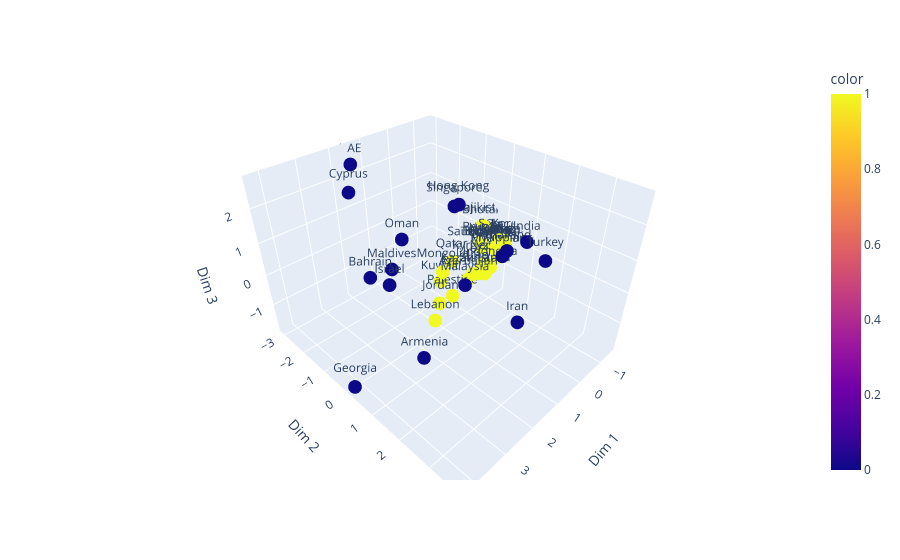

The notebook cell saved with this chart:
### Code cell
# Graphique 3D de l'ACP.  Clustering Inclus. 
fig = px.scatter_3d(dim_pca_df_base, x='Dim 1', y='Dim 2', z='Dim 3', text = 'Country', color = group)
fig.show()

### Figure 1 — Plotly figure (JSON) as saved in the notebook; plotly's stock layout.template omitted (floating-point values rounded to 4 significant figures)
{"data": [{"hovertemplate": "Dim 1=%{x}<br>Dim 2=%{y}<br>Dim 3=%{z}<br>Country=%{text}<br>color=%{marker.color}<extra></extra>", "legendgroup": "", "marker": {"color": [1, 1, 1, 0, 0, 1, 0, 1, 1, 1, 1, 0, 1, 1, 1, 0, 1, 1, 0, 1, 1, 1, 0, 0, 1, 1, 1, 1, 1, 1, 1, 1, 0, 1, 0, 1, 0, 0, 0, 0, 1, 1, 1, 1, 1, 0, 1, 0, 1], "coloraxis": "coloraxis", "symbol": "circle"}, "mode": "markers+text", "name": "", "scene": "scene", "showlegend": false, "text": ["Yemen", "Vietnam", "Uzbekistan", "UAE", "Turkey", "Timor-Leste", "Thailand", "Tajikistan", "Taiwan", "Syria", "Sri Lanka", "Singapore", "Saudi Arabia", "S. Korea", "Qatar", "Philippines", "Palestine", "Pakistan", "Oman", "Nepal", "Myanmar", "Mongolia", "Maldives", "Malaysia", "Macao", "Lebanon", "Laos", "Kyrgyzstan", "Kuwait", "Kazakhstan", "Jordan", "Japan", "Israel", "Iraq", "Iran", "Indonesia", "India", "Hong Kong", "Georgia", "Cyprus", "China", "Cambodia", "Brunei", "Bhutan", "Bangladesh", "Bahrain", "Azerbaijan", "Armenia", "Afghanistan"], "type": "scatter3d", "x": [-1.455, -0.9742, -1.4, 1.527, 2.124, -1.19, -0.5592, -1.213, -1.428, -1.319, -0.2727, -0.4563, -0.8353, -1.243, 0.1633, -0.4553, 0.7659, -1.179, 1.219, -0.6059, -0.9076, 0.7342, 1.806, 1.026, -1.49, 1.558, -1.408, -0.5934, 0.759, 0.1533, 1.186, -1.092, 2.227, 0.07404, 2.221, -0.5785, -0.1279, -0.8129, 4.242, 2.07, -1.51, -1.213, -0.8747, -1.19, -1.154, 2.448, 0.1059, 2.328, -1.196], "y": [-0.0083, 0.1926, -0.03111, -3.038, 3.74, -0.084, 0.8762, -0.5302, -0.126, 0.09375, 0.3853, -1.02, -0.2268, 0.1265, -0.4913, 0.8142, 0.126, 0.318, -1.409, 0.1415, 0.3082, -0.2973, -1.185, 0.8116, -0.0319, 0.2397, 0.1006, 0.01023, -0.3656, 0.3063, 0.03297, 0.01595, -0.801, 0.4265, 3.347, 0.3211, 1.779, -1.177, 0.09684, -2.462, -0.07792, -0.006679, -0.3192, -0.5579, 0.07948, -1.33, 0.0881, 0.5915, 0.2066], "z": [-0.1824, 0.04703, -0.1565, 2.335, 2.726, -0.2246, 0.3879, 0.3127, -0.0829, -0.1942, -0.4685, 1.073, -0.1277, 0.1201, -0.2687, 0.2344, -0.8358, 0.05989, 0.5313, -0.4175, -0.2359, -0.2564, -0.07568, 0.03428, -0.1743, -1.193, 0.02376, -0.4815, -0.6045, -0.3084, -0.9221, -0.1628, -0.1836, -0.267, 1.07, -0.4387, 1.264, 0.9393, -1.83, 1.89, -0.104, -0.2223, -0.02154, 0.3346, -0.2263, -0.1015, -0.6377, -1.82, -0.1577]}], "layout": {"coloraxis": {"colorbar": {"title": {"text": "color"}}, "colorscale": [[0, "#0d0887"], [0.1111, "#46039f"], [0.2222, "#7201a8"], [0.3333, "#9c179e"], [0.4444, "#bd3786"], [0.5556, "#d8576b"], [0.6667, "#ed7953"], [0.7778, "#fb9f3a"], [0.8889, "#fdca26"], [1, "#f0f921"]]}, "legend": {"tracegroupgap": 0}, "margin": {"t": 60}, "scene": {"domain": {"x": [0, 1], "y": [0, 1]}, "xaxis": {"title": {"text": "Dim 1"}}, "yaxis": {"title": {"text": "Dim 2"}}, "zaxis": {"title": {"text": "Dim 3"}}}}}
